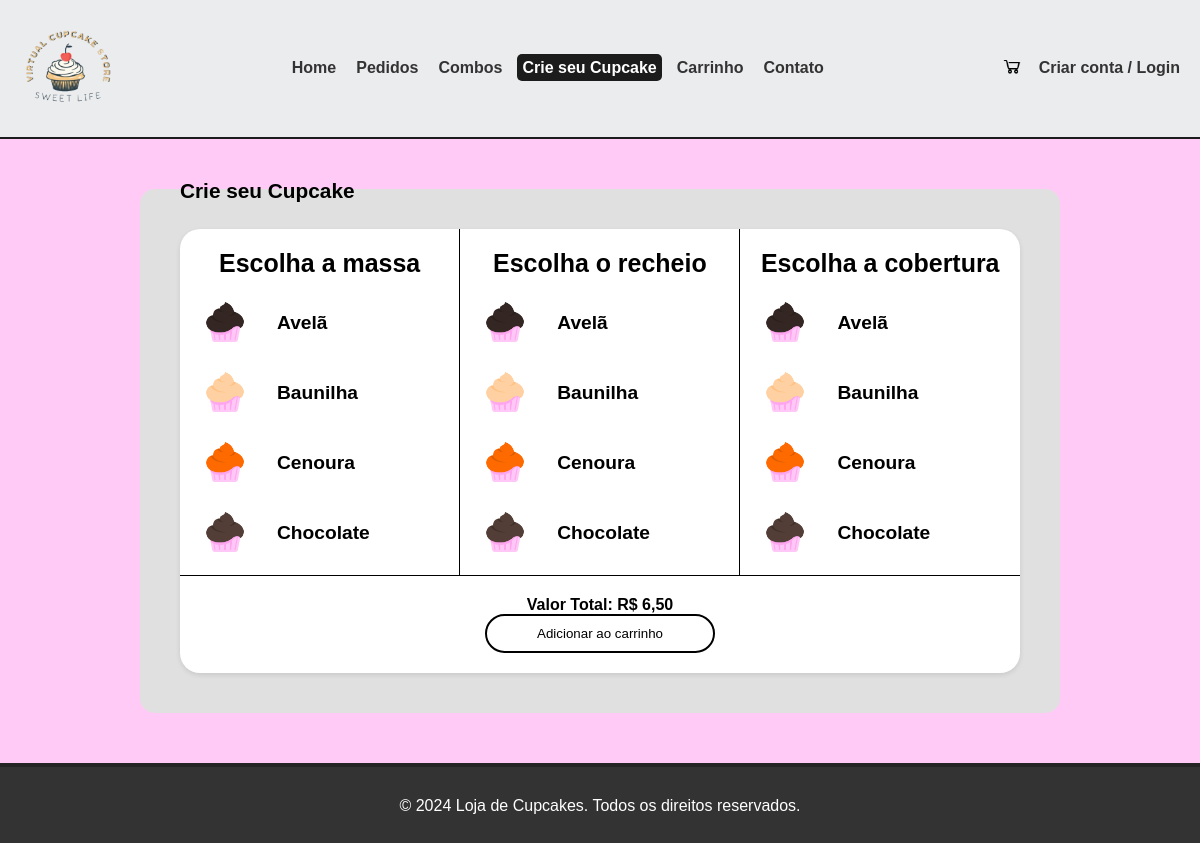
The app's page /View/criarCupcake.php with its own data.
### tables this page shows
CREATE TABLE `cupcake` (
  `idCupcake` int(11) NOT NULL,
  `sabor` varchar(100) NOT NULL,
  `descricao` varchar(300) NOT NULL,
  `preco` decimal(7,2) NOT NULL,
  `restricoes` varchar(100) NOT NULL
);

### Model/CupcakeModel.php (called while the page is built, shortened)
<?php
    require_once 'Database.php';
    class Cupcake {
        private $conn;
        private $table = 'cupcake';
        public function __construct() {
            $this->db = new Database();
            $this->conn = $this->db->connect();
        }
        public function readAll() {
            $sql = "SELECT * FROM " . $this->table . " ORDER BY sabor ASC";
            $result = $this->conn->query($sql);
            if ($result && $result->num_rows > 0) {
                $cupcakes = [];
                while ($row = $result->fetch_assoc()) {
                    $cupcakes[] = $row;
                }
                return $cupcakes;
            } else {
                return [];
            }
        }
    }
?>

### Model/Database.php (called while the page is built, shortened)
<?php
class Database {
    private $host = "localhost";
    private $usuario = "root";
    private $senha = "";
    private $banco = "cupcakesstore";
    private $conn;
    public function connect() {
        if ($this->conn == null) {
            $this->conn = new mysqli($this->host, $this->usuario, $this->senha, $this->banco);
        }
        return $this->conn;
    }
}
?>

### Controller/CupcakeController.php (called while the page is built, shortened)
<?php
    require_once '../Model/CupcakeModel.php';
    class CupcakeController {
        private $cupcake;
        public function __construct() {
            $this->cupcake = new Cupcake();
        }
        public function readAll(){
            return $this->cupcake->readAll();
        }
    }
?>

### View/criarCupcake.php (the view, shortened to what this page needs)
<!DOCTYPE html>
<html lang="pt-br">
<head>
    <link rel="stylesheet" href="style.css">
</head>
<body id="CriarCupcake">
    <header>
        <nav class="navbar">
            <div class="logo">
                <a href="home.php"><img src="./assets/logo.png" alt="Logo" width="96px" /></a>
            </div>
            <ul class="menu">
                <li><a href="home.php">Home</a></li>
                <li><a href="pedidos.php">Pedidos</a></li>
                <li><a href="combos.php">Combos</a></li>
                <li><a class="active" href="criarCupcake.php">Crie seu Cupcake</a></li>
                <li><a href="carrinho.php">Carrinho</a></li>
                <li><a href="contato.php">Contato</a></li>
            </ul>
            <div class="account-area">
                <div class="cart-icon">
                    <a href="#" onclick="toggleCart()" ><img src="./assets/carrinhop.png" /></a>
                </div>
                <?php
                    if (isset($_SESSION['usuario_id'])) {
                        $usuario_nome = $_SESSION['usuario_nome'];
                        echo "<a href='../Controller/logout.php' class='login-link'>Logout</a>";
                    } else {
                        echo "<a href='login.html' class='login-link'>Criar conta / Login</a>";
                    }
                ?>
            </div>
        </nav>
    </header>
    <main>
        <section class="highlight">
            <div class="highlight-container">
                <span class="pag">Crie seu Cupcake</span>
                <div class="highlight-item">
                    <div class="main">
                        <div class="criar-sabor divisor">
                            <h2>Escolha a massa</h2>
                            <div class="overflowY">
                                <?php
                                    include_once '../Controller/CupcakeController.php';
                                    $controller = new CupcakeController();
                                    $cupcakes = $controller->readAll();
                                    foreach ($cupcakes as $cupcake) {
                                        echo "
                                            <div class='sabor massa' onclick=\"selecionarSabor(this, 'massa')\">
                                                <img src=\"./assets/cupcake" . $cupcake['sabor'] . ".png\">
                                                <span>" . $cupcake['sabor'] . "</span>
                                            </div>
                                        ";
                                    }
                                ?>
                            </div>
                        </div>
                        <div class="criar-sabor divisor">
                            <h2>Escolha o recheio</h2>
                            <div class="overflowY">
                                <?php
                                    foreach ($cupcakes as $cupcake) {
                                        echo "
                                            <div class='sabor recheio' onclick=\"selecionarSabor(this, 'recheio')\">
                                                <img src=\"./assets/cupcake" . $cupcake['sabor'] . ".png\">
                                                <span>" . $cupcake['sabor'] . "</span>
                                            </div>
                                        ";
                                    }
                                ?>
                            </div>
                        </div>
                        <div class="criar-sabor divisor ultimo">
                            <h2>Escolha a cobertura</h2>
                            <div class="overflowY">
                                <?php
                                    foreach ($cupcakes as $cupcake) {
                                        echo "
                                            <div class='sabor cobertura' onclick=\"selecionarSabor(this, 'cobertura')\">
                                                <img src=\"./assets/cupcake" . $cupcake['sabor'] . ".png\">
                                                <span>" . $cupcake['sabor'] . "</span>
                                            </div>
                                        ";
                                    }
                                ?>
                            </div>
                        </div>
                    </div>
                    <div class="criar-resultado">
                        <span>Valor Total: R$ 6,50</span>
                        <button onclick="adicionarPersonalizado()">Adicionar ao carrinho</button>
                    </div>
                </div>
            </div>
        </section>
    </main>
    <footer class="footer">
        <p>&copy; 2024 Loja de Cupcakes. Todos os direitos reservados.</p>
    </footer>
</body>
</html>

### View/style.css (style rules this page uses)
* { margin: 0; padding: 0; box-sizing: border-box; }
body { font-family: Arial, sans-serif; background-color: #ffcbf6; height: 100vh; display: flex; flex-direction: column; }
header { width: 100%; background-color: #ebecee; padding: 25px 20px; border-bottom: 2px solid #1c1c1c; }
.navbar { display: flex; align-items: center; justify-content: space-between; max-width: 1200px; margin: 0 auto; }
.logo { width: 96px; border: 5px solid #ebecee; transition: all 0.5s ease; }
.logo img { width: 100%; }
.menu { list-style-type: none; display: flex; gap: 10px; }
.menu li a { text-decoration: none; color: #333; font-weight: bold; transition: color 0.3s; padding: 5px; }
#Home a.active, #Pedidos a.active, #Combos a.active, #CriarCupcake a.active, #Carrinho a.active, #Contato a.active { background: #1c1c1c; color: white; border-radius: 5px; }
.account-area { display: flex; align-items: center; gap: 15px; }
.cart-icon img { width: 24px; cursor: pointer; border: 1px solid #ebecee; }
.login-link { text-decoration: none; color: #333; font-weight: bold; transition: color 0.3s; }
main { max-width: 75%; min-width: 920px; margin: 50px auto; }
.highlight { position: relative; }
.highlight-container { max-width: 1400px; margin: 0 auto; background-color: #e0e0e0; padding: 40px; display: grid; grid-template-columns: repeat(4, 1fr); gap: 40px; justify-content: space-around; border-radius: 15px; }
.highlight-item { background-color: #ffffff; width: 100%; min-width: 180px; height: 230px; flex: 1; text-align: center; border-radius: 20px; box-shadow: 0 2px 5px rgba(0, 0, 0, 0.1); font-weight: bold; display: flex; flex-direction: column; justify-content: space-evenly; align-items: center; }
span.pag { position: absolute; top: -10px; font-size: 1.3em; font-weight: bold; }
footer { margin-top: auto; width: 100%; height: 80px; padding: 30px; background-color: #333; color: #fff; border-top: 4px solid #252525; text-align: center; font-size: 1em; }
.main { display: flex; flex-wrap: wrap; gap: 40px; }
button { cursor: pointer; padding: 10px 50px; background-color: white; border: 2px solid black; border-radius: 20px; transition: all 0.2s ease; }
#CriarCupcake .highlight-container { display: flex; flex-direction: column; gap: 0; }
#CriarCupcake .main { width: 100%; gap: 0; flex-wrap: nowrap; }
#CriarCupcake .highlight-item { flex-direction: column; width: 100%; height: 100%; }
#CriarCupcake h2 { font-size: 1.3em; }
.divisor { border-right: 1px solid black; border-bottom: 1px solid black; }
.divisor.ultimo { border-right: none; }
.criar-sabor { width: 100%; padding: 20px; font-size: 1.2em; }
.overflowY { overflow-x: hidden; overflow-y: auto; height: 277px; }
.criar-sabor .sabor { display: flex; align-items: center; margin-top: 20px; transition: all 0.2s ease; }
.criar-sabor .sabor img { width: 50px; }
.criar-sabor .sabor span { margin-left: 15px; margin-right: 5px; padding: 10px; border: 1px solid white; border-radius: 5px; border: 2px solid white; cursor: pointer; }
.criar-resultado { display: flex; flex-direction: column; margin: 20px; }

### records on screen
cupcake: sabor (picture), sabor "Avelã"
cupcake: sabor (picture), sabor "Baunilha"
cupcake: sabor (picture), sabor "Cenoura"
cupcake: sabor (picture), sabor "Chocolate"
